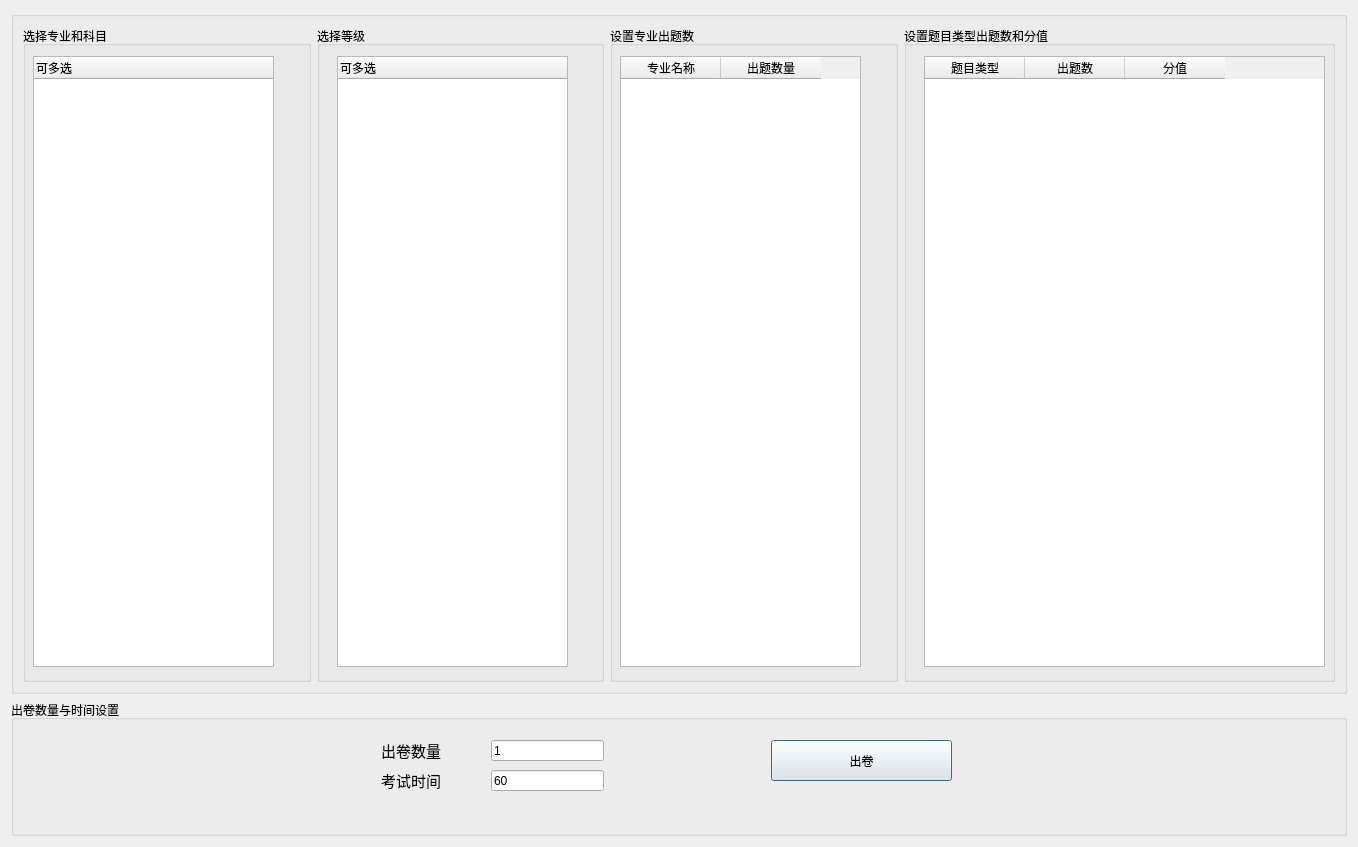
<?xml version="1.0" encoding="UTF-8"?>
<ui version="4.0">
 <class>Dialog</class>
 <widget class="QDialog" name="Dialog">
  <property name="geometry">
   <rect>
    <x>0</x>
    <y>0</y>
    <width>1358</width>
    <height>847</height>
   </rect>
  </property>
  <property name="windowTitle">
   <string>随机出题</string>
  </property>
  <layout class="QVBoxLayout" name="verticalLayout">
   <item>
    <widget class="QGroupBox" name="groupBox_5">
     <property name="sizePolicy">
      <sizepolicy hsizetype="Preferred" vsizetype="Preferred">
       <horstretch>0</horstretch>
       <verstretch>5</verstretch>
      </sizepolicy>
     </property>
     <property name="title">
      <string/>
     </property>
     <layout class="QHBoxLayout" name="horizontalLayout">
      <item>
       <widget class="QGroupBox" name="groupBox">
        <property name="sizePolicy">
         <sizepolicy hsizetype="Preferred" vsizetype="Preferred">
          <horstretch>2</horstretch>
          <verstretch>1</verstretch>
         </sizepolicy>
        </property>
        <property name="title">
         <string>选择专业和科目</string>
        </property>
        <widget class="QTreeWidget" name="treeWidget_2">
         <property name="geometry">
          <rect>
           <x>10</x>
           <y>30</y>
           <width>241</width>
           <height>611</height>
          </rect>
         </property>
         <column>
          <property name="text">
           <string>可多选</string>
          </property>
         </column>
        </widget>
       </widget>
      </item>
      <item>
       <widget class="QGroupBox" name="groupBox_2">
        <property name="sizePolicy">
         <sizepolicy hsizetype="Preferred" vsizetype="Preferred">
          <horstretch>2</horstretch>
          <verstretch>0</verstretch>
         </sizepolicy>
        </property>
        <property name="title">
         <string>选择等级</string>
        </property>
        <widget class="QTreeWidget" name="treeWidget_3">
         <property name="geometry">
          <rect>
           <x>20</x>
           <y>30</y>
           <width>231</width>
           <height>611</height>
          </rect>
         </property>
         <column>
          <property name="text">
           <string>可多选</string>
          </property>
         </column>
        </widget>
       </widget>
      </item>
      <item>
       <widget class="QGroupBox" name="groupBox_3">
        <property name="sizePolicy">
         <sizepolicy hsizetype="Preferred" vsizetype="Preferred">
          <horstretch>2</horstretch>
          <verstretch>0</verstretch>
         </sizepolicy>
        </property>
        <property name="title">
         <string>设置专业出题数</string>
        </property>
        <widget class="QTableWidget" name="tableWidget">
         <property name="geometry">
          <rect>
           <x>10</x>
           <y>30</y>
           <width>241</width>
           <height>611</height>
          </rect>
         </property>
         <column>
          <property name="text">
           <string>专业名称</string>
          </property>
         </column>
         <column>
          <property name="text">
           <string>出题数量</string>
          </property>
         </column>
        </widget>
       </widget>
      </item>
      <item>
       <widget class="QGroupBox" name="groupBox_4">
        <property name="sizePolicy">
         <sizepolicy hsizetype="Preferred" vsizetype="Preferred">
          <horstretch>3</horstretch>
          <verstretch>0</verstretch>
         </sizepolicy>
        </property>
        <property name="title">
         <string>设置题目类型出题数和分值</string>
        </property>
        <widget class="QTableWidget" name="tableWidget_2">
         <property name="geometry">
          <rect>
           <x>20</x>
           <y>30</y>
           <width>401</width>
           <height>611</height>
          </rect>
         </property>
         <column>
          <property name="text">
           <string>题目类型</string>
          </property>
         </column>
         <column>
          <property name="text">
           <string>出题数</string>
          </property>
         </column>
         <column>
          <property name="text">
           <string>分值</string>
          </property>
         </column>
        </widget>
       </widget>
      </item>
     </layout>
    </widget>
   </item>
   <item>
    <widget class="QGroupBox" name="groupBox_6">
     <property name="sizePolicy">
      <sizepolicy hsizetype="Preferred" vsizetype="Preferred">
       <horstretch>0</horstretch>
       <verstretch>1</verstretch>
      </sizepolicy>
     </property>
     <property name="title">
      <string>出卷数量与时间设置</string>
     </property>
     <widget class="QLineEdit" name="lineEdit">
      <property name="geometry">
       <rect>
        <x>480</x>
        <y>40</y>
        <width>113</width>
        <height>21</height>
       </rect>
      </property>
      <property name="text">
       <string>1</string>
      </property>
     </widget>
     <widget class="QPushButton" name="pushButton">
      <property name="geometry">
       <rect>
        <x>760</x>
        <y>40</y>
        <width>181</width>
        <height>41</height>
       </rect>
      </property>
      <property name="text">
       <string>出卷</string>
      </property>
     </widget>
     <widget class="QLineEdit" name="lineEdit_2">
      <property name="geometry">
       <rect>
        <x>480</x>
        <y>70</y>
        <width>113</width>
        <height>21</height>
       </rect>
      </property>
      <property name="text">
       <string>60</string>
      </property>
     </widget>
     <widget class="QLabel" name="label">
      <property name="geometry">
       <rect>
        <x>370</x>
        <y>40</y>
        <width>91</width>
        <height>21</height>
       </rect>
      </property>
      <property name="font">
       <font>
        <pointsize>11</pointsize>
       </font>
      </property>
      <property name="text">
       <string>出卷数量</string>
      </property>
     </widget>
     <widget class="QLabel" name="label_2">
      <property name="geometry">
       <rect>
        <x>370</x>
        <y>70</y>
        <width>91</width>
        <height>21</height>
       </rect>
      </property>
      <property name="font">
       <font>
        <pointsize>11</pointsize>
       </font>
      </property>
      <property name="text">
       <string>考试时间</string>
      </property>
     </widget>
    </widget>
   </item>
  </layout>
 </widget>
 <resources/>
 <connections/>
</ui>
